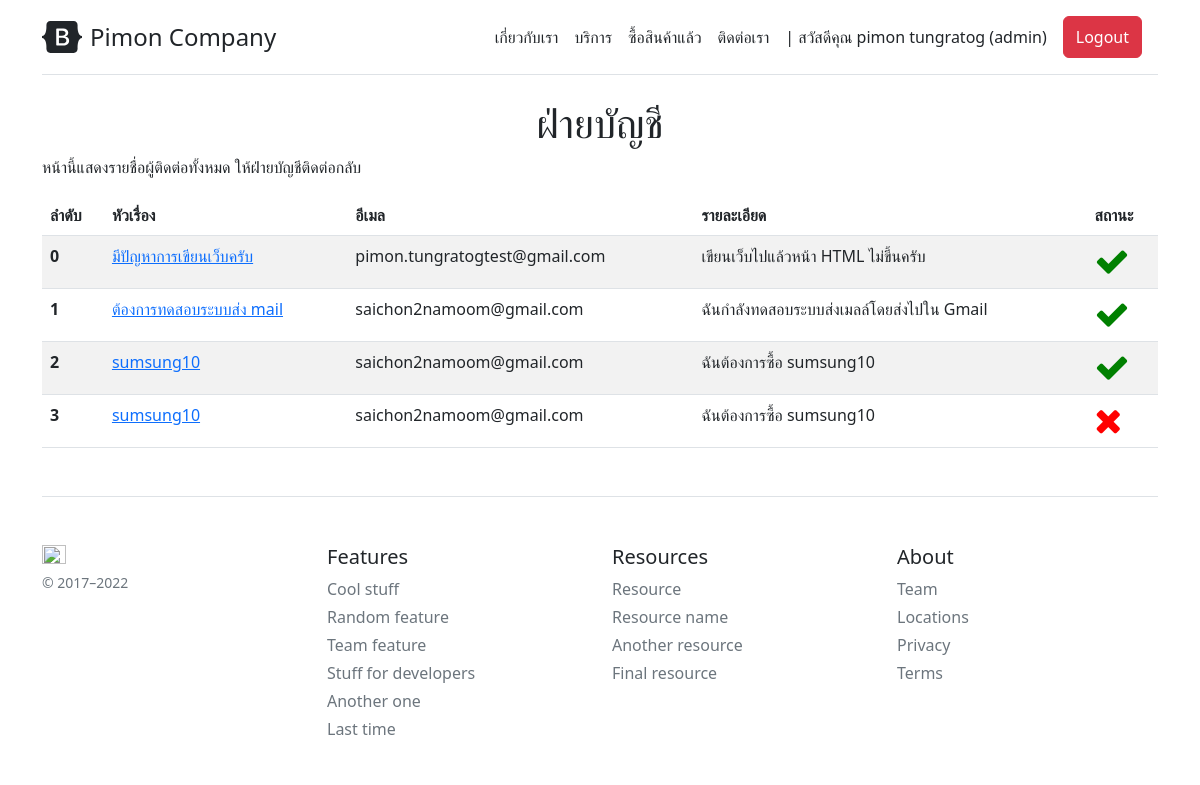
The app's page /accountant (signed in), older data.
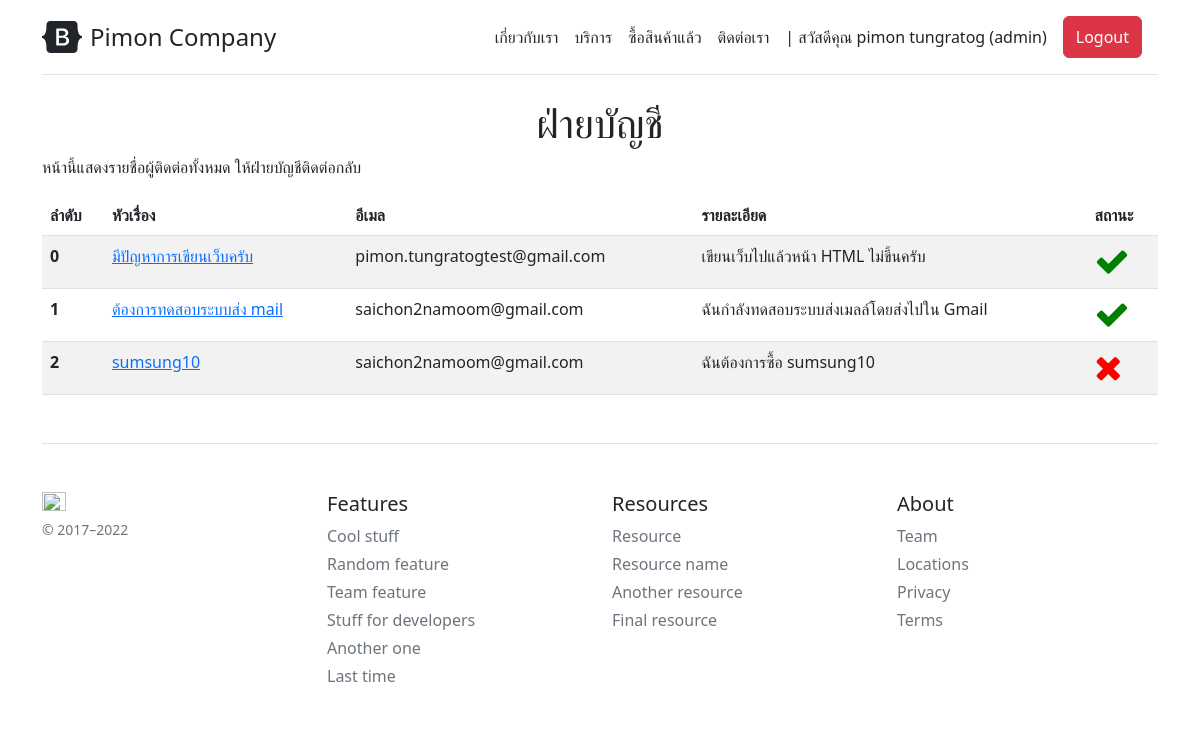
The same page, newer data.
### company/models.py (models this page shows, shortened)
class ContactList(models.Model):
    title = models.CharField(max_length=400)
    email = models.CharField(max_length=200)
    detail = models.TextField(null=True, blank=True)
    complete = models.BooleanField(default=False)

### company/views.py (the view)
# urls.py: path('accountant', Accountant, name='accountant-page'),
@login_required
def Accountant(req):
	allow_user = ['accountant','admin']
	if req.user.profile.usertype not in allow_user:
		return redirect('home-page')
	allcontact = ContactList.objects.all().order_by('-id')
	context = {'allcontact':allcontact}
	return render(req, 'company/accountant.html', context)

### company/template/company/accountant.html (shortened to what this page needs)
{% extends 'company/base.html' %}
{% block content %}
<center>
    <h1>ฝ่ายบัญชี</h1>
</center>
    <p>
        หน้านี้แสดงรายชื่อผู้ติดต่อทั้งหมด ให้ฝ่ายบัญชีติดต่อกลับ
    </p>
<table class="table table-striped">
    <thead>
      <tr>
        <th scope="col">ลำดับ</th>
        <th scope="col">หัวเรื่อง</th>
        <th scope="col">อีเมล</th>
        <th scope="col">รายละเอียด</th>
        <th scope="col">สถานะ</th>
      </tr>
    </thead>
    <tbody>
    {% for contact in allcontact %}
      <tr>
        <th scope="row">{{forloop.counter0}}</th>
        <td><a href="{% url 'action-page' contact.id %}">{{contact.title}}</a></td>
        <td>{{contact.email}}</td>
        <td>{{contact.detail}}</td>
        {% if contact.complete == True %}
        <td><i class="fa fa-check" style="font-size:35px;color:green"></i></td>
        {% else %}
        <td><i class="fa fa-close" style="font-size:35px;color:red"></i></td>
        {% endif %}
      </tr>
    {% endfor %}
    </tbody>
  </table>
{% endblock content %}

Row changes from the older to the newer data that the page shows:
removed ContactList: title "sumsung10", email "saichon2namoom@gmail.com", detail "ฉันต้องการซื้อ sumsung10", complete True (drawn)
